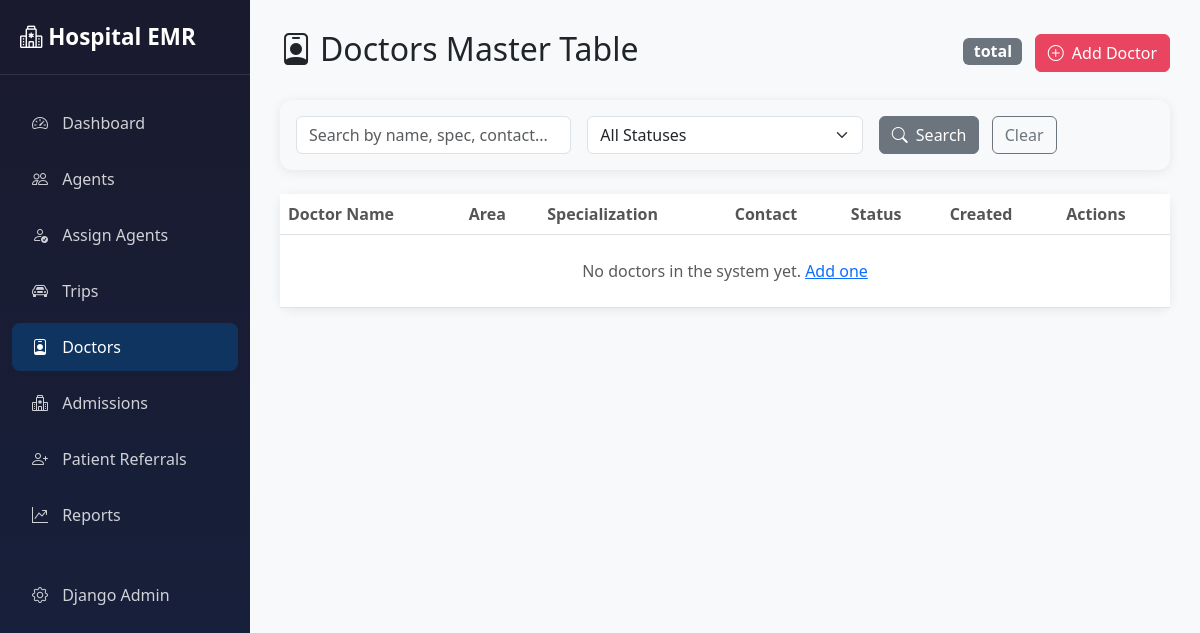
/portal/doctors/ (signed in), run on an earlier commit of the app's database.
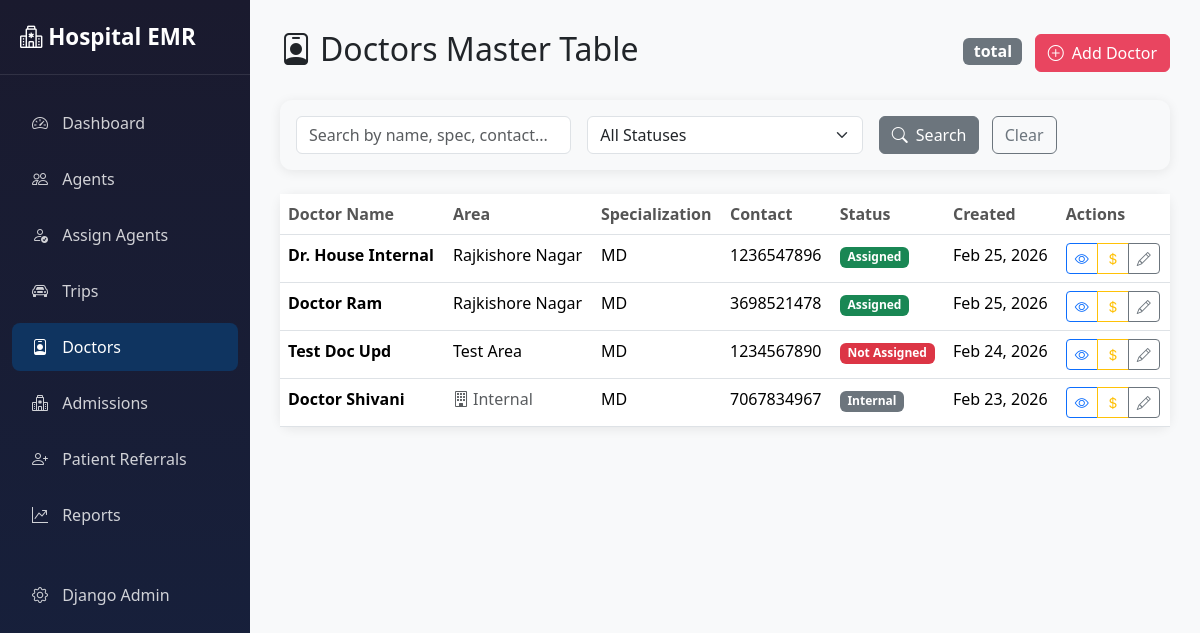
And on a later commit of the database.
### core/models.py (models this page shows, shortened)
class DoctorReferral(models.Model):
    address_details = models.OneToOneField(Address, on_delete=models.SET_NULL, null=True, blank=True, related_name='doctor')
    trip = models.ForeignKey(Trip, on_delete=models.SET_NULL, null=True, blank=True, related_name='doctor_referrals')
    agent = models.ForeignKey(User, on_delete=models.SET_NULL, null=True, blank=True, related_name='doctor_referrals_legacy', limit_choices_to={'role': 'advisor'})
    name = models.CharField(max_length=100)
    contact_number = models.CharField(max_length=20, blank=True, null=True)
    specialization = models.CharField(max_length=100, blank=True, null=True)
    degree_qualification = models.CharField(max_length=100, default='MBBS', blank=True)
    email = models.EmailField(max_length=100, blank=True, null=True)
    remarks = models.TextField(blank=True, null=True)
    additional_details = models.TextField(blank=True, null=True)
    created_at = models.DateTimeField(auto_now_add=True)
    is_internal = models.BooleanField(default=False, help_text="Internal doctors do not need addresses and cannot be assigned to agents.")
    DOCTOR_STATUS_CHOICES = (
        ('Assigned', 'Assigned'),
        ('Referred', 'Referred'),
        ('Internal', 'Internal'),
    )
    status = models.CharField(max_length=50, choices=DOCTOR_STATUS_CHOICES, default='Assigned')
    visit_image = models.ImageField(upload_to='doctor_visits/', null=True, blank=True)
    visit_lat = models.DecimalField(max_digits=20, decimal_places=15, null=True, blank=True)
    visit_long = models.DecimalField(max_digits=20, decimal_places=15, null=True, blank=True)
    class Meta:
        ordering = ['-created_at']

class Address(models.Model):
    area = models.ForeignKey(Area, on_delete=models.CASCADE, related_name='addresses')
    street = models.CharField(max_length=200, blank=True, null=True)
    landmark = models.CharField(max_length=200, blank=True, null=True)
    pincode = models.CharField(max_length=10, blank=True, null=True)

class Area(models.Model):
    name = models.CharField(max_length=100, unique=True, help_text="e.g. Downtown, North Zone")
    street = models.CharField(max_length=200, blank=True, null=True)
    landmark = models.CharField(max_length=200, blank=True, null=True)
    city = models.CharField(max_length=100)
    pincode = models.CharField(max_length=10, default='')
    state = models.CharField(max_length=100, default='Maharashtra')
    region = models.CharField(max_length=100, blank=True, null=True, help_text="e.g. Vidarbha, West")
    description = models.TextField(blank=True, null=True)
    agent = models.ForeignKey(User, on_delete=models.SET_NULL, null=True, blank=True,
                            related_name='assigned_areas', limit_choices_to={'role': 'advisor'})
    created_at = models.DateTimeField(auto_now_add=True)
    class Meta:
        ordering = ['city', 'name']

### portal/views.py (the view, shortened to what this page needs)
# urls.py: path('doctors/', views.DoctorListView.as_view(), name='doctor_list'),
class DoctorListView(PortalMixin, ListView):
    model = DoctorReferral
    template_name = 'portal/doctors/list.html'
    context_object_name = 'doctors'
    def get_queryset(self):
        queryset = DoctorReferral.objects.select_related('agent', 'trip', 'address_details__area').order_by('-created_at')
        q = self.request.GET.get('q')
        agent_id = self.request.GET.get('agent')
        if agent_id:
            queryset = queryset.filter(agent_id=agent_id)
        assigned_area_ids = set(
            AgentAssignment.objects.values_list('area_id', flat=True)
        )
        seen_names = set()
        unique_doctors = []
        for doctor in queryset:
            name_key = doctor.name.lower().strip()
            if name_key not in seen_names:
                seen_names.add(name_key)
                doctor.visit_count = DoctorReferral.objects.filter(name__iexact=doctor.name).count()
                area_id = getattr(getattr(getattr(doctor, 'address_details', None), 'area', None), 'id', None)
                doctor.is_assigned = area_id is not None and area_id in assigned_area_ids
                unique_doctors.append(doctor)
        status = self.request.GET.get('status')
        if status == 'Assigned':
            unique_doctors = [d for d in unique_doctors if d.is_assigned]
        elif status == 'Not Assigned':
            unique_doctors = [d for d in unique_doctors if not d.is_assigned]
        return unique_doctors
    def get_context_data(self, **kwargs):
        context = super().get_context_data(**kwargs)
        context['agents'] = User.objects.filter(role='advisor', is_active=True)
        return context

### portal/views.py (called while the page is built)
    @method_decorator(staff_member_required)
    def dispatch(self, request, *args, **kwargs):
        return super().dispatch(request, *args, **kwargs)

### portal/templates/portal/doctors/list.html (shortened to what this page needs)
{% extends 'portal/base.html' %}
{% block content %}
<div class="d-flex justify-content-between align-items-center mb-4">
    <h2><i class="bi bi-person-badge me-2"></i>Doctors Master Table</h2>
    <div>
        <span class="badge bg-secondary fs-6 me-2">{{ doctors.count }} total</span>
        <a href="{% url 'portal:doctor_create' %}" class="btn btn-primary">
            <i class="bi bi-plus-circle me-1"></i> Add Doctor
        </a>
    </div>
</div>
<div class="card mb-4 bg-light border-0">
    <div class="card-body py-3">
        <form method="get" class="row g-3 align-items-center">
            <div class="col-md-4">
                <input type="text" name="q" class="form-control" placeholder="Search by name, spec, contact..."
                    value="{{ request.GET.q }}">
            </div>
            <div class="col-md-4">
                <select name="status" class="form-select">
                    <option value="">All Statuses</option>
                </select>
            </div>
            <div class="col-md-4">
                <button type="submit" class="btn btn-secondary me-2">
                    <i class="bi bi-search me-1"></i> Search
                </button>
                <a href="{% url 'portal:doctor_list' %}" class="btn btn-outline-secondary">Clear</a>
            </div>
        </form>
    </div>
</div>
<div class="card">
    <div class="card-body p-0">
        <table class="table table-hover mb-0">
            <thead>
                <tr>
                    <th>Doctor Name</th>
                    <th>Area</th>
                    <th>Specialization</th>
                    <th>Contact</th>
                    <th>Status</th>
                    <th>Created</th>
                    <th>Actions</th>
                </tr>
            </thead>
            <tbody>
                {% for doctor in doctors %}
                <tr>
                    <td>
                        <strong>{{ doctor.name }}</strong>
                    </td>
                    <td>
                        {% if doctor.is_internal %}
                        <span class="text-muted"><i class="bi bi-building me-1"></i>Internal</span>
                        {% elif doctor.address_details %}
                        {{ doctor.address_details.area.name }}
                        {% else %}
                        <span class="text-muted">-</span>
                        {% endif %}
                    </td>
                    <td>{{ doctor.specialization|default:"-" }}</td>
                    <td>{{ doctor.contact_number|default:"-" }}</td>
                    <td>
                        {% if doctor.is_internal %}
                        <span class="badge bg-secondary">Internal</span>
                        {% elif doctor.is_assigned %}
                        <span class="badge bg-success">Assigned</span>
                        {% else %}
                        <span class="badge bg-danger">Not Assigned</span>
                        {% endif %}
                    </td>
                    <td>{{ doctor.created_at|date:"M d, Y" }}</td>
                    <td>
                        <div class="btn-group btn-group-sm">
                            <a href="{% url 'portal:doctor_detail' doctor.pk %}" class="btn btn-outline-primary"
                                title="View Details">
                                <i class="bi bi-eye"></i>
                            </a>
                            <a href="{% url 'portal:doctor_commission' doctor.pk %}" class="btn btn-outline-warning"
                                title="Manage Commissions">
                                <i class="bi bi-currency-dollar"></i>
                            </a>
                            <a href="{% url 'portal:doctor_edit' doctor.pk %}" class="btn btn-outline-secondary"
                                title="Edit">
                                <i class="bi bi-pencil"></i>
                            </a>
                        </div>
                    </td>
                </tr>
                {% empty %}
                <tr>
                    <td colspan="7" class="text-center text-muted py-4">
                        No doctors in the system yet. <a href="{% url 'portal:doctor_create' %}">Add one</a>
                    </td>
                </tr>
                {% endfor %}
            </tbody>
        </table>
    </div>
</div>
{% endblock %}

### portal/templates/portal/base.html (shortened to what this page needs)
<!DOCTYPE html>
<html lang="en">
<head>
    <link href="https://cdn.jsdelivr.net/npm/bootstrap@5.3.2/dist/css/bootstrap.min.css" rel="stylesheet">
    <link href="https://cdn.jsdelivr.net/npm/bootstrap-icons@1.11.1/font/bootstrap-icons.css" rel="stylesheet">
    <link href="https://cdn.jsdelivr.net/npm/select2@4.1.0-rc.0/dist/css/select2.min.css" rel="stylesheet" />
    <link href="https://cdn.jsdelivr.net/npm/select2-bootstrap-5-theme@1.3.0/dist/select2-bootstrap-5-theme.min.css"
        rel="stylesheet" />
    <link rel="stylesheet" href="https://cdn.datatables.net/1.13.7/css/dataTables.bootstrap5.min.css">
</head>
<body>
    <nav class="sidebar">
        <div class="sidebar-brand">
            <i class="bi bi-hospital"></i> Hospital EMR
        </div>
        <ul class="nav flex-column">
            <li class="nav-item">
                <a class="nav-link {% if request.resolver_match.url_name == 'dashboard' %}active{% endif %}"
                    href="{% url 'portal:dashboard' %}">
                    <i class="bi bi-speedometer2"></i> Dashboard
                </a>
            </li>
            <li class="nav-item">
                <a class="nav-link {% if 'agent' in request.resolver_match.url_name and 'assignment' not in request.resolver_match.url_name %}active{% endif %}"
                    href="{% url 'portal:agent_list' %}">
                    <i class="bi bi-people"></i> Agents
                </a>
            </li>
            <li class="nav-item">
                <a class="nav-link {% if 'assignment' in request.resolver_match.url_name %}active{% endif %}"
                    href="{% url 'portal:agent_assignment_list' %}">
                    <i class="bi bi-person-check"></i> Assign Agents
                </a>
            </li>
            <li class="nav-item">
                <a class="nav-link {% if 'trip' in request.resolver_match.url_name %}active{% endif %}"
                    href="{% url 'portal:trip_list' %}">
                    <i class="bi bi-car-front"></i> Trips
                </a>
            </li>
            <li class="nav-item">
                <a class="nav-link {% if 'doctor' in request.resolver_match.url_name %}active{% endif %}"
                    href="{% url 'portal:doctor_list' %}">
                    <i class="bi bi-person-badge"></i> Doctors
                </a>
            </li>
            <li class="nav-item">
                <a class="nav-link {% if 'admission' in request.resolver_match.url_name %}active{% endif %}"
                    href="{% url 'portal:admission_list' %}">
                    <i class="bi bi-hospital"></i> Admissions
                </a>
            </li>
            <li class="nav-item">
                <a class="nav-link {% if 'patient' in request.resolver_match.url_name %}active{% endif %}"
                    href="{% url 'portal:patient_list' %}">
                    <i class="bi bi-person-plus"></i> Patient Referrals
                </a>
            </li>
            <li class="nav-item">
                <a class="nav-link {% if 'reports' in request.resolver_match.url_name %}active{% endif %}"
                    href="{% url 'portal:reports_dashboard' %}">
                    <i class="bi bi-graph-up-arrow"></i> Reports
                </a>
            </li>
            <li class="nav-item mt-4">
                <a class="nav-link" href="/admin/">
                    <i class="bi bi-gear"></i> Django Admin
                </a>
            </li>
        </ul>
    </nav>
    <main class="main-content">
        {% block content %}{% endblock %}
    </main>
</body>
</html>

### portal/templates/portal/base.html (style rules this page uses)
:root { --primary-color: #1a1a2e; --secondary-color: #16213e; --accent-color: #0f3460; --highlight-color: #e94560; }
body { background-color: #f8f9fa; min-height: 100vh; }
.sidebar { background: linear-gradient(180deg, var(--primary-color) 0%, var(--secondary-color) 100%); min-height: 100vh; position: fixed; width: 250px; padding-top: 20px; z-index: 1040; }
.sidebar .nav-link { color: rgba(255, 255, 255, 0.8); padding: 12px 20px; margin: 4px 12px; border-radius: 8px; transition: all 0.3s ease; }
.sidebar .nav-link:hover, .sidebar .nav-link.active { background-color: var(--accent-color); color: #fff; }
.sidebar .nav-link i { margin-right: 10px; width: 20px; }
.sidebar-brand { color: #fff; font-size: 1.4rem; font-weight: 700; padding: 0 20px 20px; border-bottom: 1px solid rgba(255, 255, 255, 0.1); margin-bottom: 20px; }
.main-content { margin-left: 250px; padding: 30px; }
.card { border: none; border-radius: 12px; box-shadow: 0 2px 12px rgba(0, 0, 0, 0.08); }
.btn-primary { background-color: var(--highlight-color); border-color: var(--highlight-color); }
.table th { font-weight: 600; color: #555; border-top: none; }

What changed in the data, as far as the page shows it:
added DoctorReferral: name "Dr. House Internal", address_details.area.name "Rajkishore Nagar", specialization "MD", contact_number "1236547896", is_internal "Assigned", created_at "Feb 25, 2026"
added DoctorReferral: name "Doctor Ram", address_details.area.name "Rajkishore Nagar", specialization "MD", contact_number "3698521478", is_internal "Assigned", created_at "Feb 25, 2026"
added DoctorReferral: name "Test Doc Upd", address_details.area.name "Test Area", specialization "MD", contact_number "1234567890", is_internal "Not Assigned", created_at "Feb 24, 2026"
added DoctorReferral: name "Doctor Shivani", is_internal True (drawn), specialization "MD", contact_number "7067834967", created_at "Feb 23, 2026"
Also different on the page:
text no longer shown: "No doctors in the system yet. Add one"
